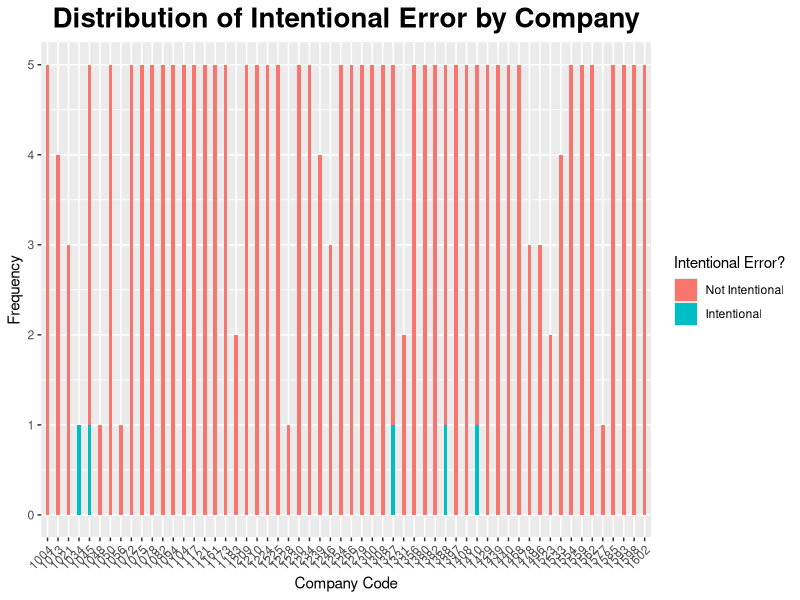
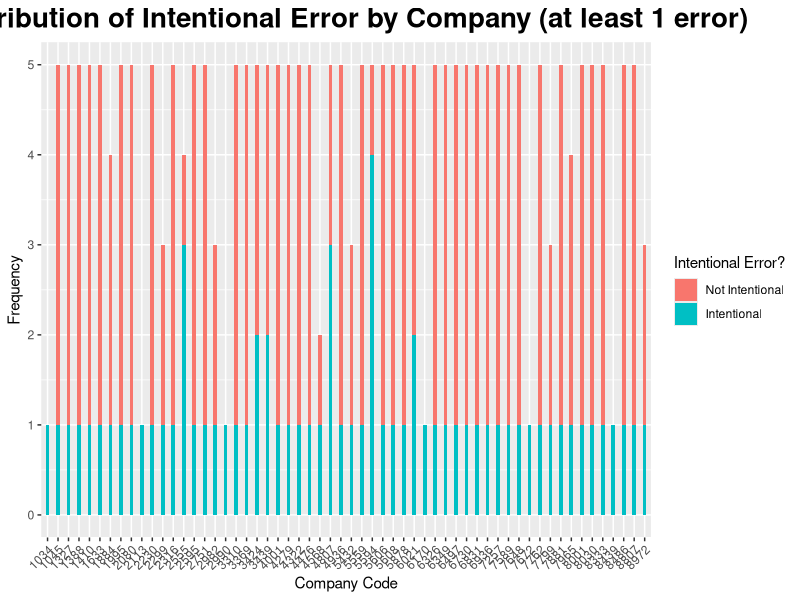
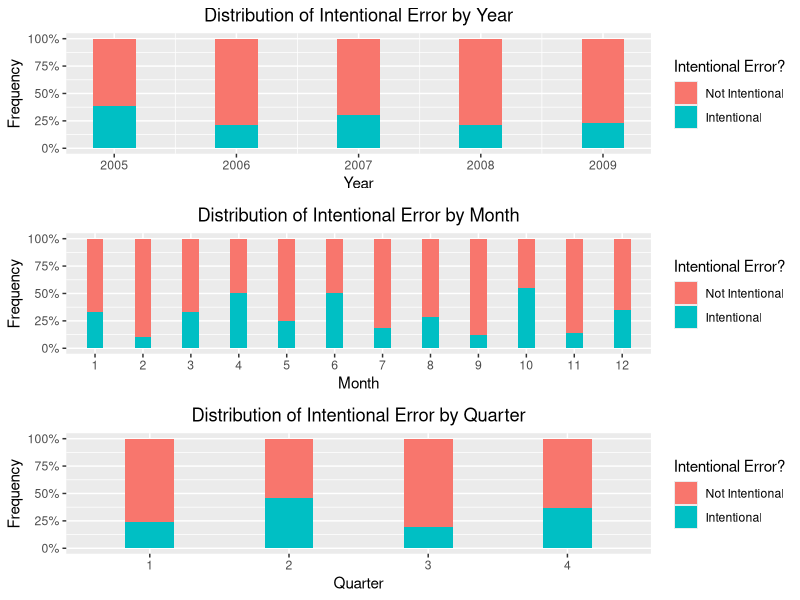

These charts were generated, in order, by the following R code:
## ---- chunk 1
library(dplyr)
df = read.csv("Restate_int_train.csv", stringsAsFactors = F)
#check the structure
str(df)
#change gvkey, year, restate to a factor
df$gvkey = as.factor(df$gvkey)
df$year = as.factor(df$year)
df$Restate_Int = as.factor(df$Restate_Int)
percent_intent = summary((df$Restate_Int))[2] / (summary((df$Restate_Int))[1] + 
summary((df$Restate_Int))[2]) * 100 
## ---- chunk 2
summary(df)
## ---- chunk 3
library(ggplot2)
library(scales)
library(gridExtra)
## ---- chunk 4
#creation of important variables
#month
df = mutate(df, month = ifelse(substr(df$Date,2,2) == "/", substr(df$Date,1,1), substr(df$Date,1,2)))
df$month = as.integer(df$month)
df$month = as.factor(df$month)
#quarter
df = mutate(df, quarter = 
        ifelse(month == 1 | month == 2 | month == 3, 1,
        ifelse(month == 4 | month == 5 | month == 6, 2,
        ifelse(month == 7 | month == 8 | month == 9, 3, 4))))
df$quarter = as.integer(df$quarter)
df$quarter = as.factor(df$quarter)
#by company
df2 = head(df, 250)
ggplot(data = df2, aes(x = df2$gvkey)) +
labs(title = "Distribution of Intentional Error by Company",
     x = "Company Code", 
     y = "Frequency") + 
geom_bar(aes(fill = df2$Restate_Int), width = 0.35) +
scale_fill_discrete(name = "Intentional Error?",
labels = c("Not Intentional","Intentional")) + 
theme(plot.title = element_text(hjust = 0.5, face = "bold", size = 20)) + theme(axis.text.x = element_text(angle = 45, hjust = 1))
## ---- chunk 5
#identify companies with intentional error
df1 = read.csv("Restate_int_train.csv", stringsAsFactors = F)
df1 = df1 %>%
  group_by(gvkey) %>%
  mutate(Total = sum(Restate_Int)) %>%
  subset(Total != 0) %>%
  ungroup()
df1$gvkey = as.factor(df1$gvkey)
df1$Restate_Int = as.factor(df1$Restate_Int)
#month
df1 = mutate(df1, month = ifelse(substr(df1$Date,2,2) == "/", substr(df1$Date,1,1), substr(df1$Date,1,2)))
df1$month = as.integer(df1$month)
df1$month = as.factor(df1$month)
#quarter
df1 = mutate(df1, quarter = 
        ifelse(month == 1 | month == 2 | month == 3, 1,
        ifelse(month == 4 | month == 5 | month == 6, 2,
        ifelse(month == 7 | month == 8 | month == 9, 3, 4))))
df1$quarter = as.integer(df1$quarter)
df1$quarter = as.factor(df1$quarter)
df1 = head(df1, 250)
p1 = ggplot(data = df1, aes(x = df1$gvkey)) +
labs(title = "Distribution of Intentional Error by Company (at least 1 error)",
     x = "Company Code", 
     y = "Frequency") + 
geom_bar(aes(fill = Restate_Int), width = 0.35) +
scale_fill_discrete(name = "Intentional Error?",
labels = c("Not Intentional","Intentional")) + 
theme(plot.title = element_text(hjust = 0.5, face = "bold", size = 20)) + theme(axis.text.x = element_text(angle = 45, hjust = 1))
p1
## ---- chunk 6
#by year
p2=ggplot(data = df1, aes(x = df1$year)) +
scale_y_continuous(labels = percent) +
labs(title = "Distribution of Intentional Error by Year",
     x = "Year", 
     y = "Frequency") + 
geom_bar(aes(fill = df1$Restate_Int), width = 0.35, position = "fill") +
scale_fill_discrete(name = "Intentional Error?",
labels = c("Not Intentional","Intentional")) + 
theme(plot.title = element_text(hjust = 0.5))
#see by month
p3 = ggplot(data = df1, aes(x = df1$month)) +
scale_y_continuous(labels = percent) +
labs(title = "Distribution of Intentional Error by Month",
     x = "Month", 
     y = "Frequency") + 
geom_bar(aes(fill = df1$Restate_Int), width = 0.35, position = "fill") +
scale_fill_discrete(name = "Intentional Error?",
labels = c("Not Intentional","Intentional")) + 
theme(plot.title = element_text(hjust = 0.5))
#see by quarter
p4 = ggplot(data = df1, aes(x = df1$quarter)) +
scale_y_continuous(labels = percent) +
labs(title = "Distribution of Intentional Error by Quarter",
     x = "Quarter", 
     y = "Frequency") + 
geom_bar(aes(fill = df1$Restate_Int), width = 0.35, position = "fill") +
scale_fill_discrete(name = "Intentional Error?",
labels = c("Not Intentional","Intentional")) + 
theme(plot.title = element_text(hjust = 0.5))
grid.arrange(p2,p3,p4,nrow = 3)
